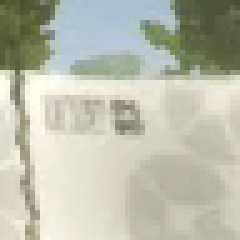
#> input picture tests/data/straw_start_arch_leg_check.png, 48 x 48 px (shown 5 times larger)
$ python -i race_cues.py   (imports and definitions only)
#> lines starting #> are read from the running program, lines starting #| are printed output that depends on the picture; after the words box and inside, x2 and y2 are one past the last pixel; in counts of white or black regions, pixels touching at a corner belong together
#> further down, picture is the input picture: shape (48, 48, 3); mean B, G, R 173.4, 189.6, 188.5
"""Read the visible next-checkpoint ring for the explicit race-cue runtime.

This is game-provided race guidance, not learned gate detection. It contains
no track coordinates or checkpoint list and is not a freestyle planner.
"""
import numpy as np


# The ring-marker declaration version whose reader rule checkpoint_ring implements (configs/pilot/ring_marker.json);
# runners refuse others.
RING_MARKER_VERSION = 1


# [26 lines left out: functions ring_marker_rule, annulus_white, not called in this run]


def checkpoint_ring(rgb, annulus=None):
    """Return normalized image position and whether the cue is edge-clamped.

    Liftoff draws a small thick white annulus. Its hole/area ratio separates
    it from the thin central reticle. Exclude timer, standings and stick HUD.
    Ambiguous frames are missing observations, never an arbitrary target.

    ``annulus`` (off by default: None keeps this reader bit for bit): the ring-marker declaration's reader rule, a dict
    with min_white, offsets_px and samples. A candidate is kept only if the white mask covers at least min_white of the
    in-image points of each circle of radius (w + h)/4 + offset (offset in offsets_px) about its hole centre: the HUD
    marker's white annulus is continuous around its hole. A dark patch inside a white region (a logo on a white
    banner, a check of a checkered structure) can pass the hole tests while its surround is not a continuous ring: on
    straw-brain11cw13-r4b-noassist-02 at 111.3-111.4 s a dark logo on a white fence banner just right of the second
    start arch's right leg was read as the marker, 16.6 deg right of the ring, and turned the pilot into that leg.
    """
    frame = _ring_frame(rgb)
    hits = ring_candidates(frame, annulus)
    hits = [dict(u=h['u'], v=h['v'], edge=h['edge']) for h in hits if h['annulus_ok']]
    if len(hits) != 1:
        return None
    cue = hits[0]
    cue['aim_u'] = flag_clearance(frame, cue)
    return cue


def _ring_frame(rgb):
    import cv2
    frame = np.asarray(rgb)
    if frame.shape[:2] != (720, 1280):
        frame = cv2.resize(frame, (1280, 720), interpolation=cv2.INTER_LINEAR)
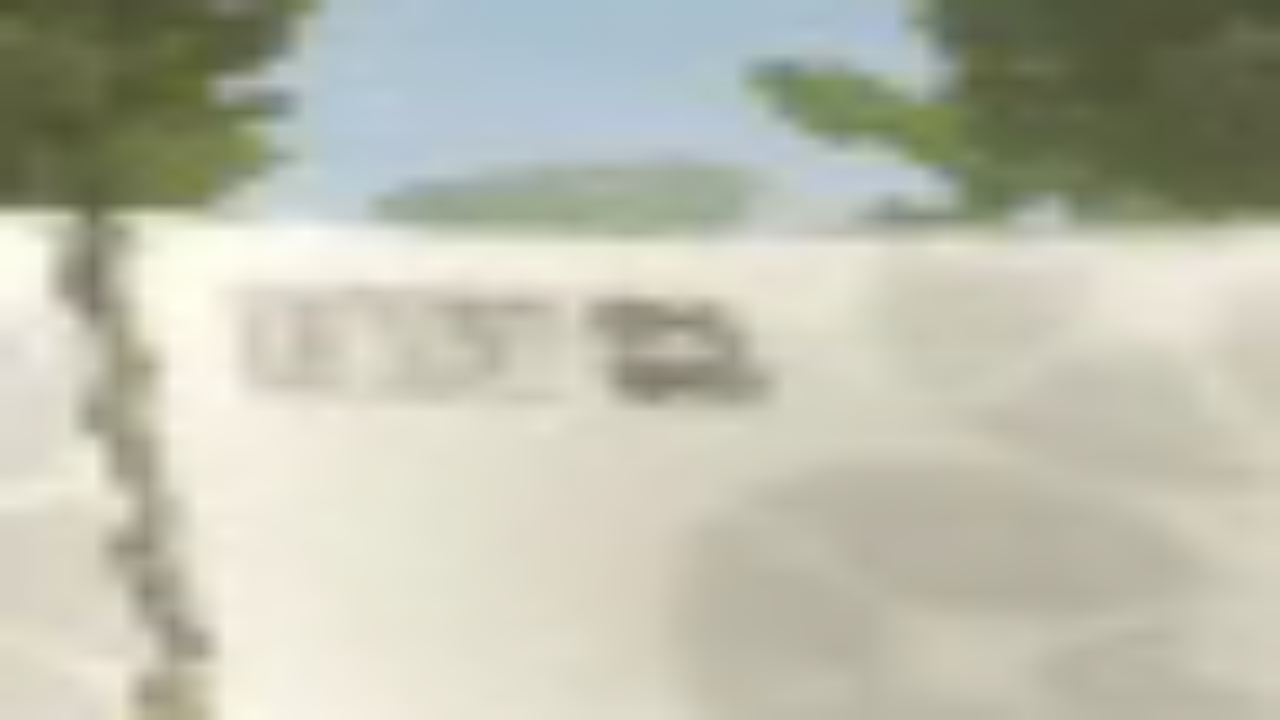
#> frame: shape (720, 1280, 3); mean B, G, R 173.3, 189.4, 188.4
    return frame


def ring_candidates(rgb, annulus=None):
    """Every marker candidate that passes the earlier reader's tests (hole size and shape, HUD exclusions, the high-view
    digit test, not a hole in a white cloud or wall), as dict(u, v, edge, annulus_ok): with a reader rule `annulus`
    annulus_ok says whether the candidate also passes it (always True without one). checkpoint_ring reads the marker
    only when exactly one candidate passes; the evaluation (haltere.obstacles.stale_evidence_gates) lists them."""
    import cv2
    frame = _ring_frame(rgb)
    r, g, b = frame[..., 0], frame[..., 1], frame[..., 2]
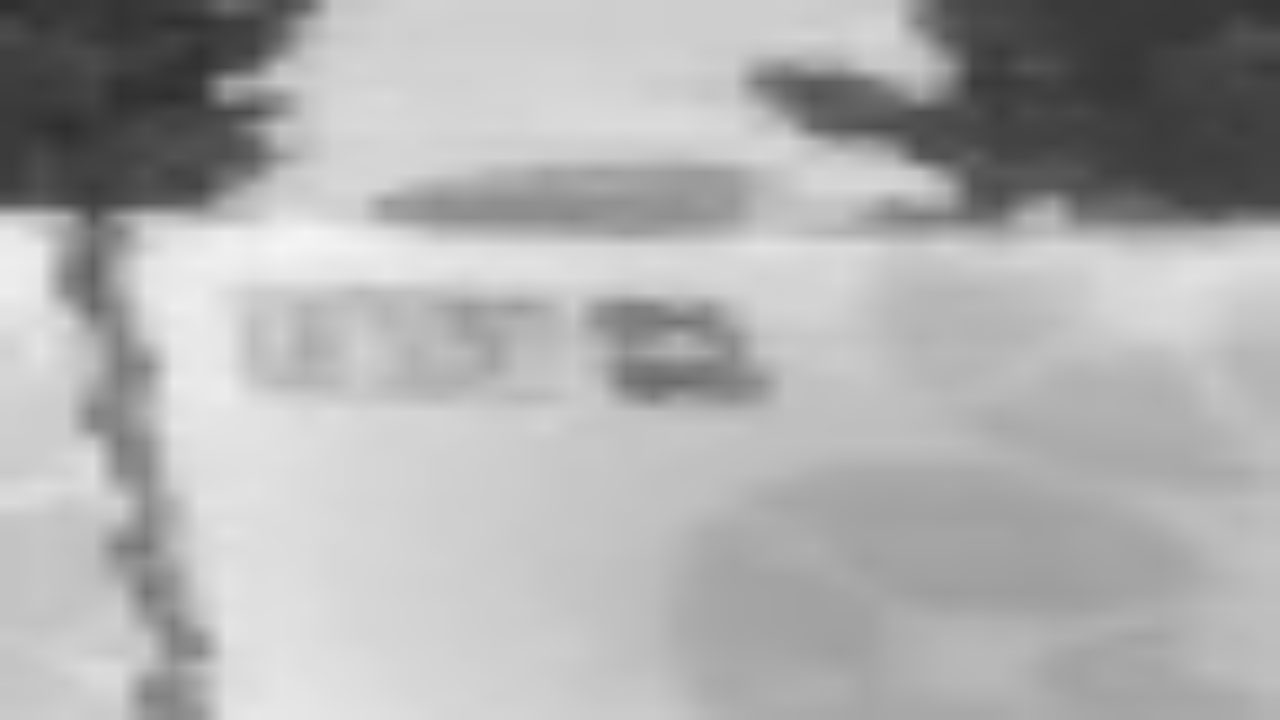
#> r: shape (720, 1280); min 45, max 245, mean 173.3
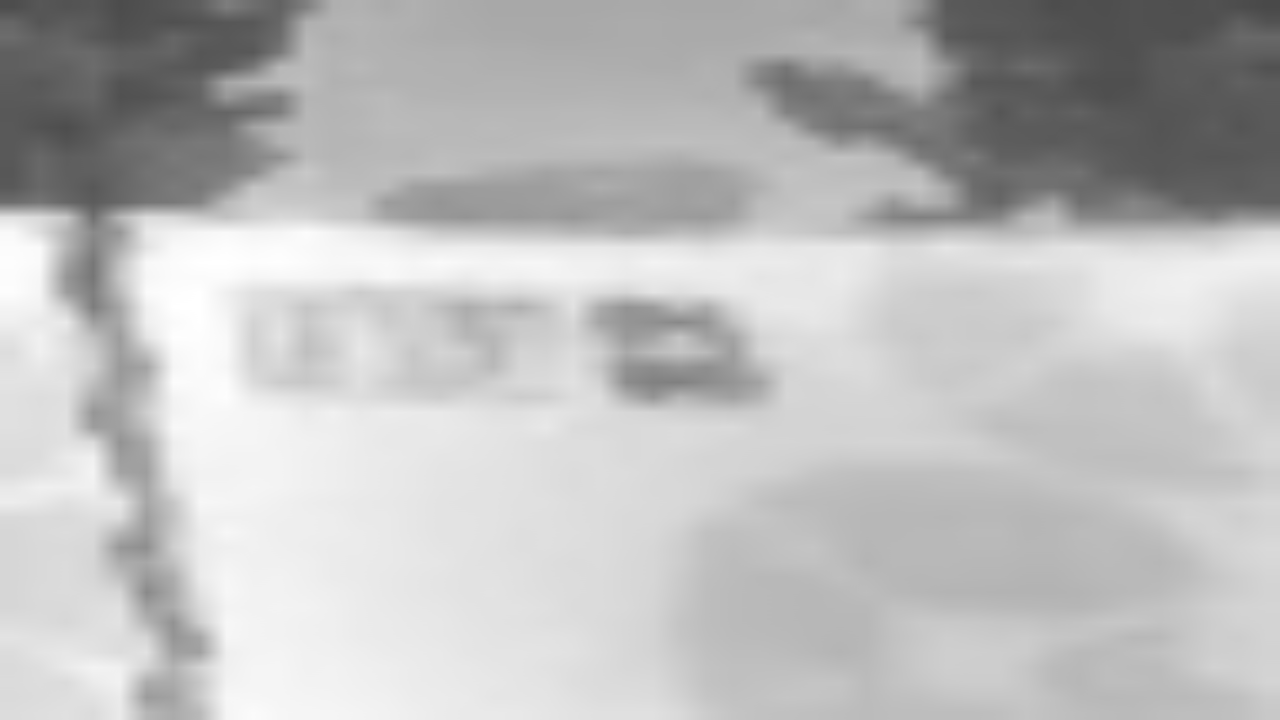
#> b: shape (720, 1280); min 73, max 255, mean 188.4
    lo, hi = np.minimum(r, np.minimum(g, b)), np.maximum(r, np.maximum(g, b))
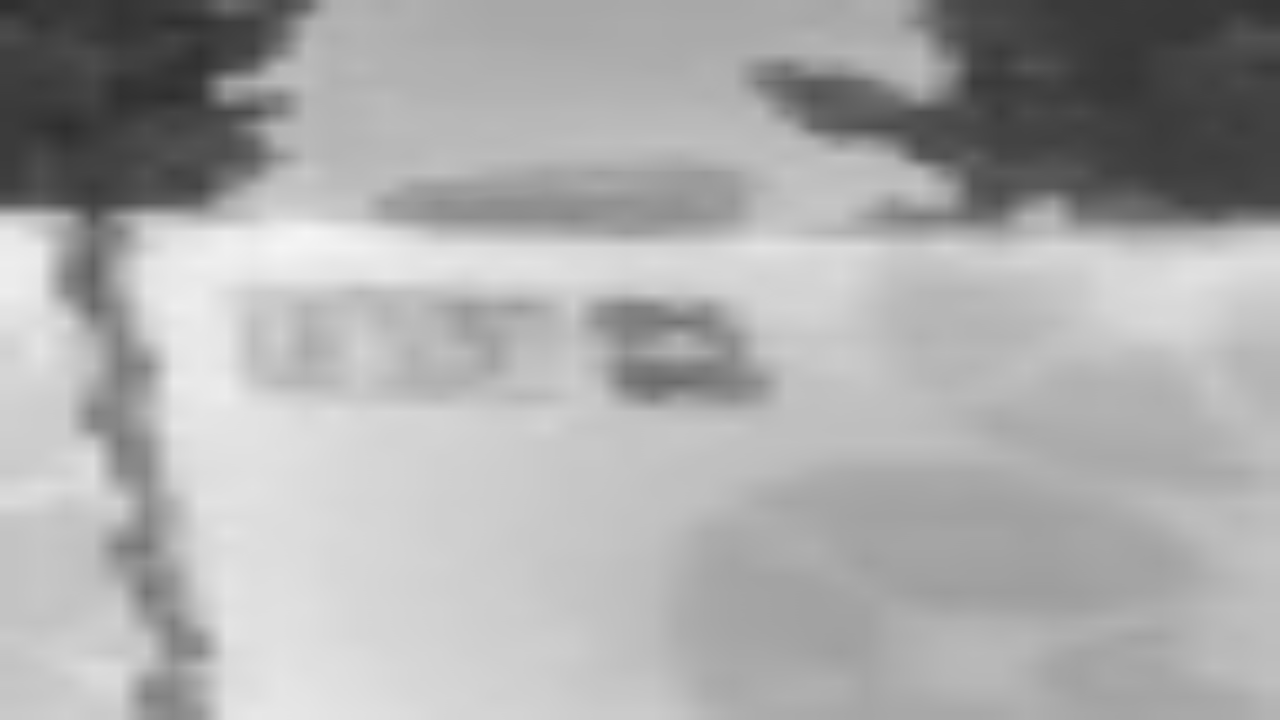
#> lo: shape (720, 1280); min 45, max 245, mean 170.2
    mask = ((lo > 190) & (hi.astype(np.int16)-lo < 55)).astype(np.uint8)*255
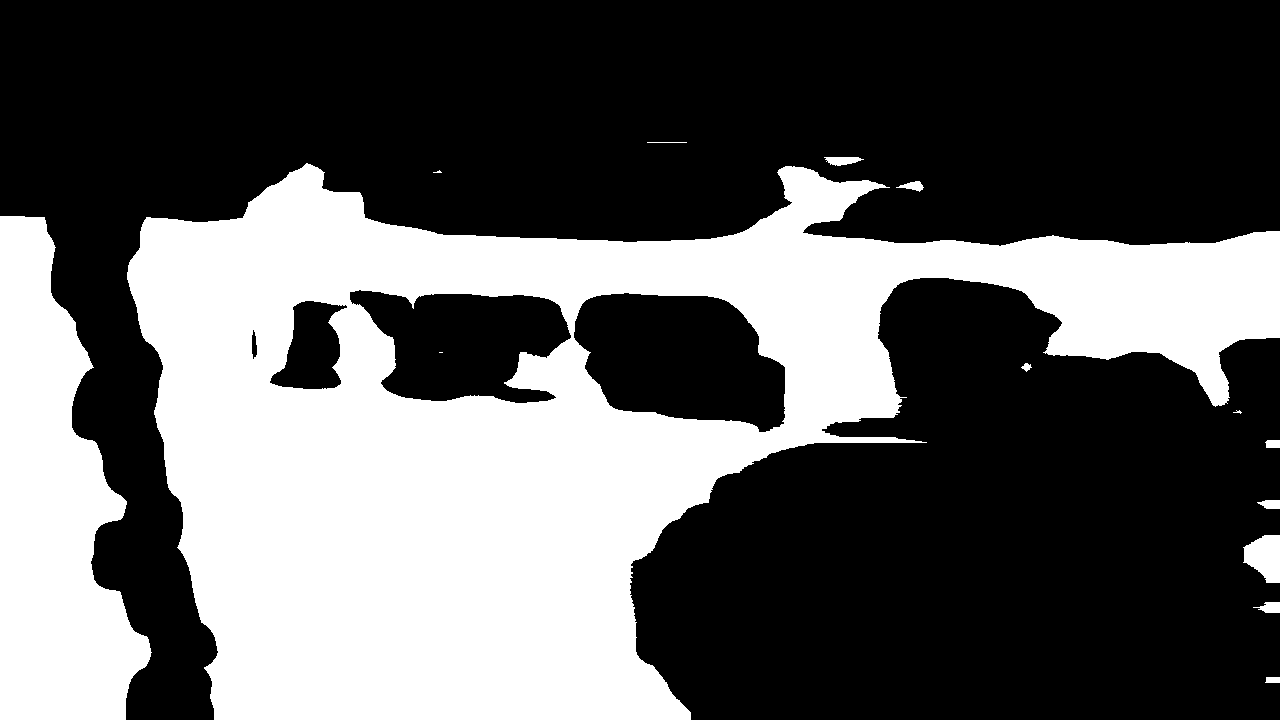
#> mask: shape (720, 1280); 36.9% white; 14 white regions (3 under 20 px)
    contours, tree = cv2.findContours(mask, cv2.RETR_TREE, cv2.CHAIN_APPROX_SIMPLE)
#> contours = 18 contours, 4 with area under 20; largest, box (x1, y1, x2, y2) and area: (127, 163, 1280, 720) 330464, (0, 216, 152, 720) 47359, (573, 292, 786, 433) 21972, (349, 289, 572, 404) 17210, (269, 300, 348, 390) 4357; tree = 18 rows, first 6: [1, -1, -1, -1], [2, 0, -1, -1], [3, 1, -1, -1], [4, 2, -1, -1], [5, 3, -1, -1], [6, 4, -1, -1]
    if tree is None:
        return []
    hits = []
    for i, contour in enumerate(contours):
        parent = tree[0, i, 3]
        if parent < 0:
            continue
        x, y, w, h = cv2.boundingRect(contour)
        # Find the hole, so a ring touching a white arch still has its centre.
        if not (7 <= w <= 11 and 7 <= h <= 11 and abs(w-h) <= 2):
            continue
        u, v = x+(w-1)/2, y+(h-1)/2
        edge = u < 30 or u > 1257 or v < 27 or v > 693
        if ((1060 < u < 1257 and 230 < v < 565)
                or ((545 < u < 615 or 660 < u < 730) and 620 < v < 693)):
            continue
        hole, area = cv2.contourArea(contour), cv2.contourArea(contours[parent])
        if not (45 <= hole <= 85 and hole > .47*w*h and area > 2.1*hole):
            continue
        if not edge and v < 165:
            # Above the view, distinguish the circular cue from narrow digit
            # counters instead of discarding every high checkpoint as HUD.
            _, _, pw, ph = cv2.boundingRect(contours[parent])
            if not (14 <= pw <= 20 and 14 <= ph <= 20 and .85 < pw/ph < 1/.85):
                continue
        angles = np.arange(16)*2*np.pi/16
        xx = np.clip(np.rint(u+10*np.cos(angles)).astype(int), 0, 1279)
        yy = np.clip(np.rint(v+10*np.sin(angles)).astype(int), 0, 719)
        if np.mean(mask[yy, xx] > 0) > .5:  # a hole in a white cloud or wall
            continue
        # annulus rule: a continuous white annulus around the hole (a dark patch inside a white region is not)
        ok = annulus is None or all(
            annulus_white(mask, u, v, (w+h)/4+float(offset), annulus['samples']) >= annulus['min_white']
            for offset in annulus['offsets_px'])
        hits.append(dict(u=u/1280, v=v/720, edge=bool(edge), annulus_ok=bool(ok)))
#> this loop made 18 passes
#> parent on passes 1, 2, 3, 4, 5, 6, 7, 8, 9, 10, 11, 17: -1, -1, -1, -1, -1, -1, -1, -1, -1, -1, -1, -1
#> (parent, x, y, w, h) on passes 12 to 15: (10, 251, 329, 7, 31), (10, 269, 300, 79, 90), (10, 573, 292, 213, 141), (10, 349, 289, 223, 115)
#> after the loop, hits = []
    return hits


# [61 lines left out: function flag_clearance, not called in this run]

>>> import cv2
>>> picture = cv2.imread('../../tests/data/straw_start_arch_leg_check.png')
>>> result = checkpoint_ring(picture)
